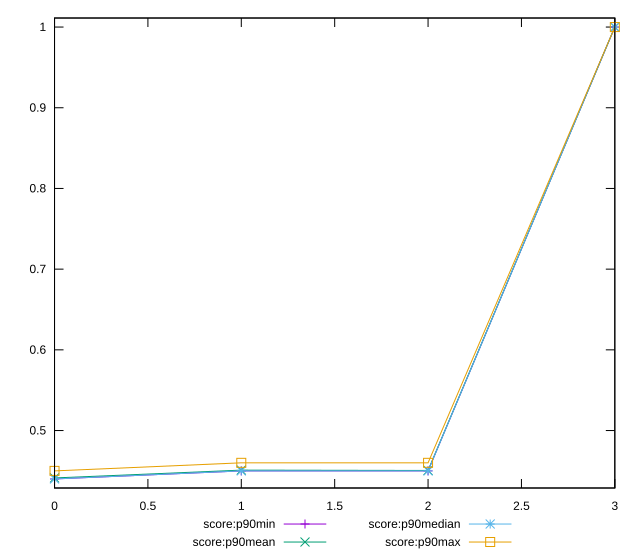

Recreate this plot in gnuplot.
reset

$scoreP90Min <<EOF
0 0.44
1 0.45
2 0.45
3 1
EOF

$scoreP90Mean <<EOF
0 0.44127659574468087
1 0.450957446808511
2 0.45053191489361727
3 1
EOF

$scoreP90Median <<EOF
0 0.44
1 0.45
2 0.45
3 1
EOF

$scoreP90Max <<EOF
0 0.45
1 0.46
2 0.46
3 1
EOF

set key outside below
set xrange [0:3]
set yrange [0.4288:1.0112]
set trange [0.4288:1.0112]
set terminal svg size 640, 560 enhanced background rgb 'white'
set output "reports/report_00031_2021-02-24T23-18-18.084Z/uses-rel-preload/progression/score.svg"

plot $scoreP90Min title "score:p90min" with linespoints, \
     $scoreP90Mean title "score:p90mean" with linespoints, \
     $scoreP90Median title "score:p90median" with linespoints, \
     $scoreP90Max title "score:p90max" with linespoints

reset
